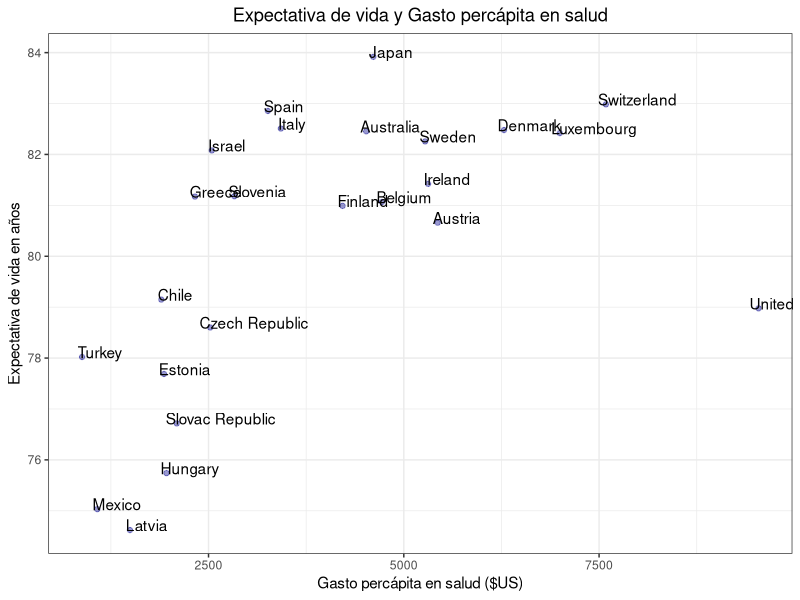
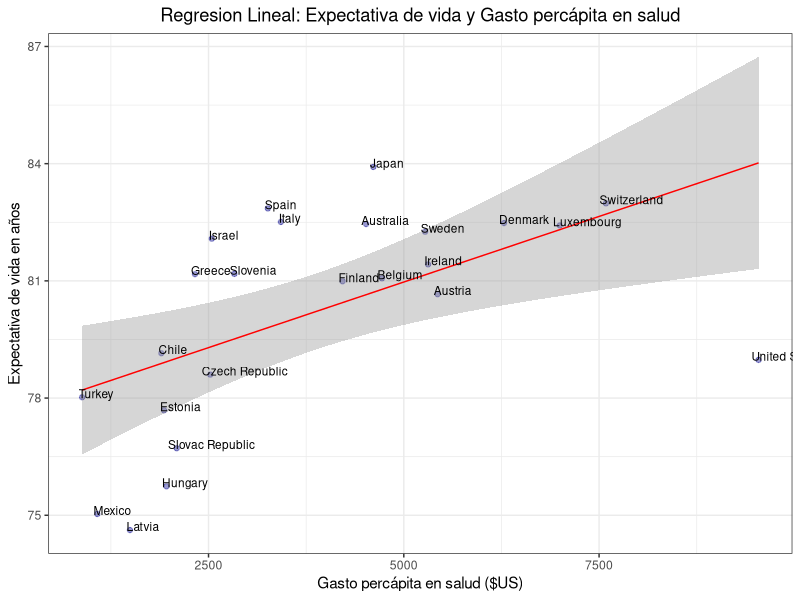
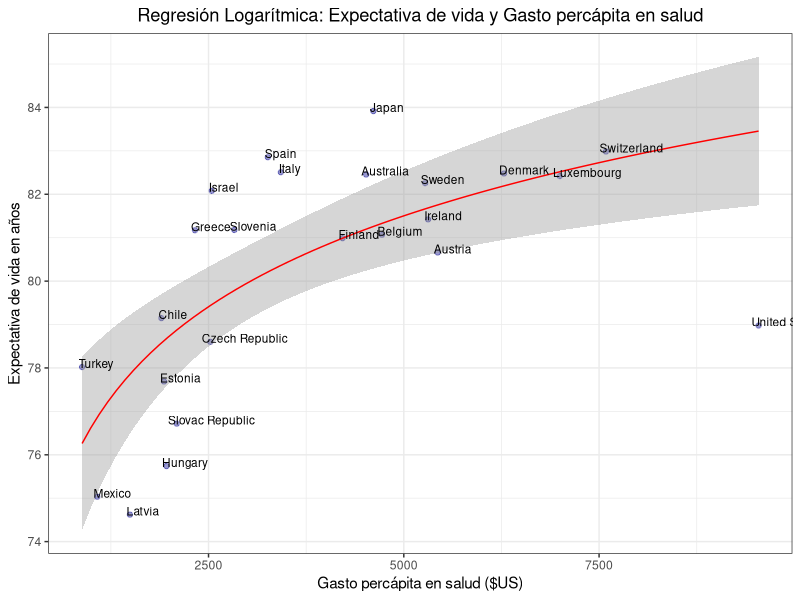

These charts were generated, in order, by the following R code:
#================
# Primera pregunta (35 puntos)
# En este ejercicio, usted analizará un conjunto de datos que reflejan la relación que existe entre la
# expectativa de vida en años de las personas en algunos países del mundo y el gasto percápita en salud
# (Datos correspondientes al año 2015 recolectados desde → https://ourworldindata.org/grapher/life-
# expectancy-vs-health-expenditure ).
# Los datos se han organizado y se encuentran en el archivo “.csv” disponible junto al enunciado.
# Los datos se pueden graficar de la siguiente manera:
#================

library(ggplot2)

datos = read.csv("Datos_pregunta2.csv",sep = ";", header = T)

grafico=ggplot(datos,aes(Gasto_salud_dolares ,expectativa_anual,,label=Pais)) +
  geom_point(aes(Gasto_salud_dolares,expectativa_anual),datos,color="darkblue",alpha=0.4) +
  theme_bw() + xlab("Gasto percápita en salud ($US)") + ylab("Expectativa de vida en años") +
  ggtitle("Expectativa de vida y Gasto percápita en salud") +
  theme(plot.title = element_text(hjust = 0.5)) + geom_text(hjust=0.1, vjust=0.1)
plot(grafico)
#================
# a) Con los datos presentados previamente, proponga un modelo de regresión lineal que relacione las
#    variables presentadas (la expectativa de vida en años (variable dependiente) con el gasto en salud
#    per cápita (variable independiente)). Evalué el modelo creado en base a los criterios que fueron
#    revisados en clases. (10 puntos)
#================

# Calculando la regresion
regresion = lm(expectativa_anual ~ Gasto_salud_dolares, datos)
print(regresion)
summary(regresion)

#================
# b) Con los datos obtenidos previamente, grafique el intervalo de confianza asociado a los datos y el
#    modelo de regresión, analice los resultados a lo largo del ejercicio y explique si el modelo de
#    regresión se ajusta a los datos. Según lo visto en clases, ¿Qué otro tipo de regresión lineal se
#    adaptaría de mejor manera a los datos?¿Por qué?. (15 puntos)
#================

# Intervalo de confianza
confianza = confint(regresion, level=0.95)
print(confianza)

grafico=ggplot(datos,aes(Gasto_salud_dolares ,expectativa_anual,,label=Pais)) +
  geom_point(aes(Gasto_salud_dolares,expectativa_anual),datos,color="darkblue",alpha=0.4) +
  theme_bw() + xlab("Gasto percápita en salud ($US)") + ylab("Expectativa de vida en años") +
  ggtitle("Regresion Lineal: Expectativa de vida y Gasto percápita en salud") +
  geom_smooth(method = "lm", formula = y ~ x, level=0.95, color="red", size=0.5) +
  theme(plot.title = element_text(hjust = 0.5)) + geom_text(hjust=0.1, vjust=0.1, size=3)

plot(grafico)


# Ajustar el modelo de regresión logarítmica
modelo = lm(expectativa_anual ~ log(Gasto_salud_dolares), data = datos)

# Resumen del modelo
summary(modelo)

grafico=ggplot(datos,aes(Gasto_salud_dolares ,expectativa_anual,,label=Pais)) +
  geom_point(aes(Gasto_salud_dolares,expectativa_anual),datos,color="darkblue",alpha=0.4) +
  theme_bw() + xlab("Gasto percápita en salud ($US)") + ylab("Expectativa de vida en años") +
  ggtitle("Regresión Logarítmica: Expectativa de vida y Gasto percápita en salud") +
  geom_smooth(method = "lm", formula =  y ~ log(x), level=0.95, color="red", size=0.5) +
  theme(plot.title = element_text(hjust = 0.5)) + geom_text(hjust=0.1, vjust=0.1, size=3)

plot(grafico)